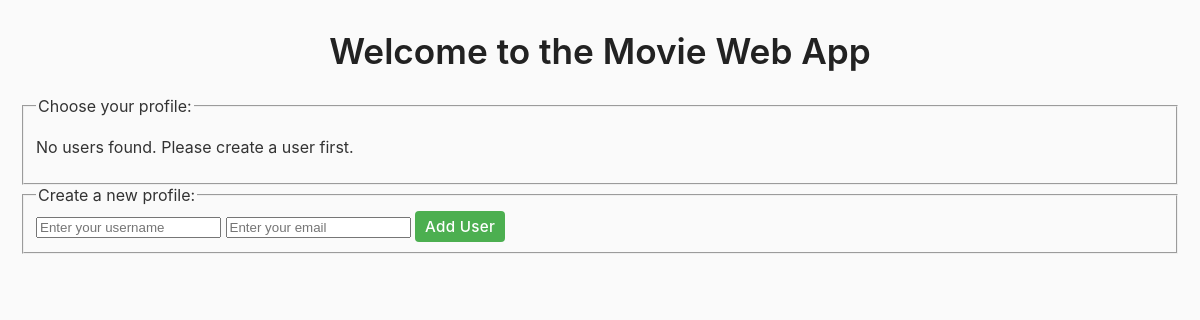
Before: / with the older database file.
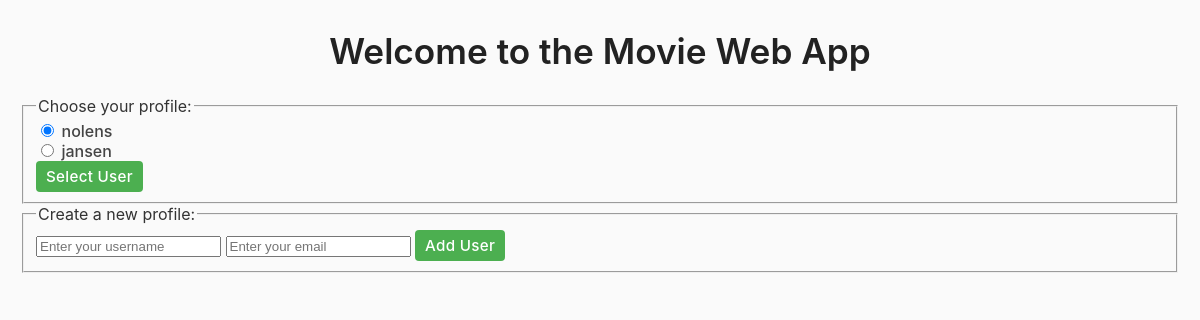
After: the same page with the newer database file.
### models.py (models this page shows, shortened)
class User(db.Model):
    id = db.Column(db.Integer, primary_key=True)
    username = db.Column(db.String(100), unique=True, nullable=False)

### app.py (the view)
@app.route('/')
def home():
    users = data_manager.get_all_users()
    return render_template('index.html', users=users)

### data_manager.py (called while the page is built)
    def get_all_users(self):
        return User.query.all()

### templates/index.html (shortened to what this page needs)
<!DOCTYPE html>
<html lang="en">
<head>
    <link rel="stylesheet" href="{{ url_for('static', filename='style.css') }}">
</head>
<body>
    <header>
        <h1>Welcome to the Movie Web App</h1>
    </header>
    <main>
        <form action="{{ url_for('select_user') }}" method="post">
            <fieldset>
                <legend>Choose your profile:</legend>
                {% if users|length == 0 %}
                    <p>No users found. Please create a user first.</p>
                {% else %}
                    {% for user in users %}
                        <div>
                            <input type="radio" id="user_{{ loop.index }}" name="user_id" value="{{ user.id }}" {% if loop.first %}checked{% endif %}>
                            <label for="user_{{ loop.index }}">{{ user.username }}</label>
                        </div>
                    {% endfor %}
                    <button type="submit">Select User</button>
                {% endif %}
            </fieldset>
        </form>
        <form action="{{ url_for('add_user') }}" method="post">
            <fieldset>
                <legend>Create a new profile:</legend>
                <input type="text" name="username" placeholder="Enter your username" required>
                <input type="email" name="email" placeholder="Enter your email" required>
                <button type="submit">Add User</button>
            </fieldset>
        </form>
    </main>
</body>
</html>

### static/style.css (style rules this page uses)
body { max-width: 1200px; margin: 0 auto; padding: 20px; font-family: 'Inter', 'Segoe UI', Roboto, Arial, sans-serif; background-color: #fafafa; color: #333; font-weight: 400; }
h1 { text-align: center; margin-top: 10px; font-size: 2.2em; color: #222; font-weight: 600; }
label { font-weight: 500; color: #444; }
select, .search-form input[type="text"], button { padding: 6px 10px; border: 1px solid #ccc; border-radius: 4px; font-size: 0.95em; outline: none; font-family: inherit; font-weight: 400; }
button { background-color: #4CAF50; color: white; border: none; cursor: pointer; font-weight: 500; letter-spacing: 0.3px; transition: background-color 0.2s ease, transform 0.1s ease; }

Changed rows visible on the page:
added User: user_id "☑ nolens", username "nolens"
added User: user_id "☐ jansen", username "jansen"
Other visible differences:
text no longer shown: "No users found. Please create a user first."
text now shown: "Select User"
